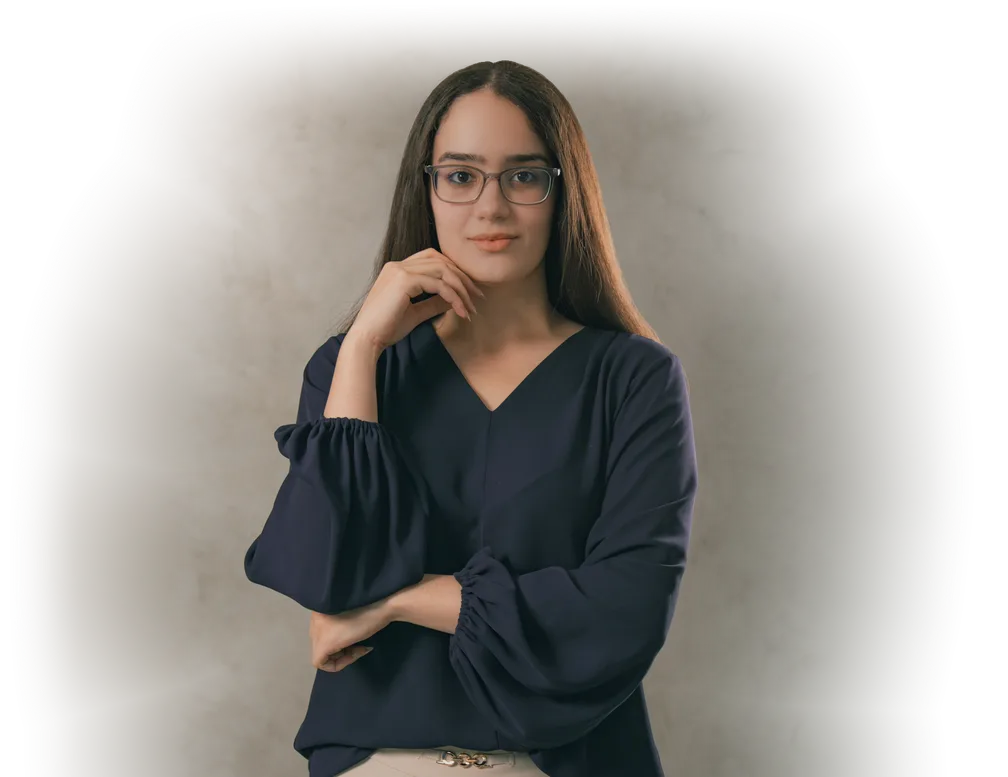
#> input picture assets/images/portrait/photo-dark-1008.webp, 1008 x 777 px
$ python portrait_layers.py ../../assets/images/portrait/photo-dark-1008.webp
#> lines starting #> are read from the running program, lines starting #| are printed output that depends on the picture; after the words box and inside, x2 and y2 are one past the last pixel; in counts of white or black regions, pixels touching at a corner belong together
"""Prepara el retrato de cabeza y hombros y la máscara del filo.

    python scripts/brand/portrait_layers.py <retrato>

El retrato debe estar encuadrado, con espacio alrededor de la cabeza. Un PNG
con alfa conserva su recorte. Una foto opaca se recorta con BiRefNet (requiere
rembg[cpu]). Las capas intermedias quedan fuera de git.
"""
import sys
from pathlib import Path

from PIL import Image, ImageChops, ImageFilter, ImageOps

OUT = Path(__file__).parent / ".portrait"
WORK_WIDTH = 1440


def prepare(src_path):
    with Image.open(src_path) as source:
#> source is the input picture: PIL image 1008x777 RGBA; mean R, G, B, A 93.8, 89.3, 81.9, 147.3
        photo = ImageOps.exif_transpose(source).convert("RGBA")
    photo.thumbnail((WORK_WIDTH, WORK_WIDTH), Image.Resampling.LANCZOS)

    alpha = photo.getchannel("A")
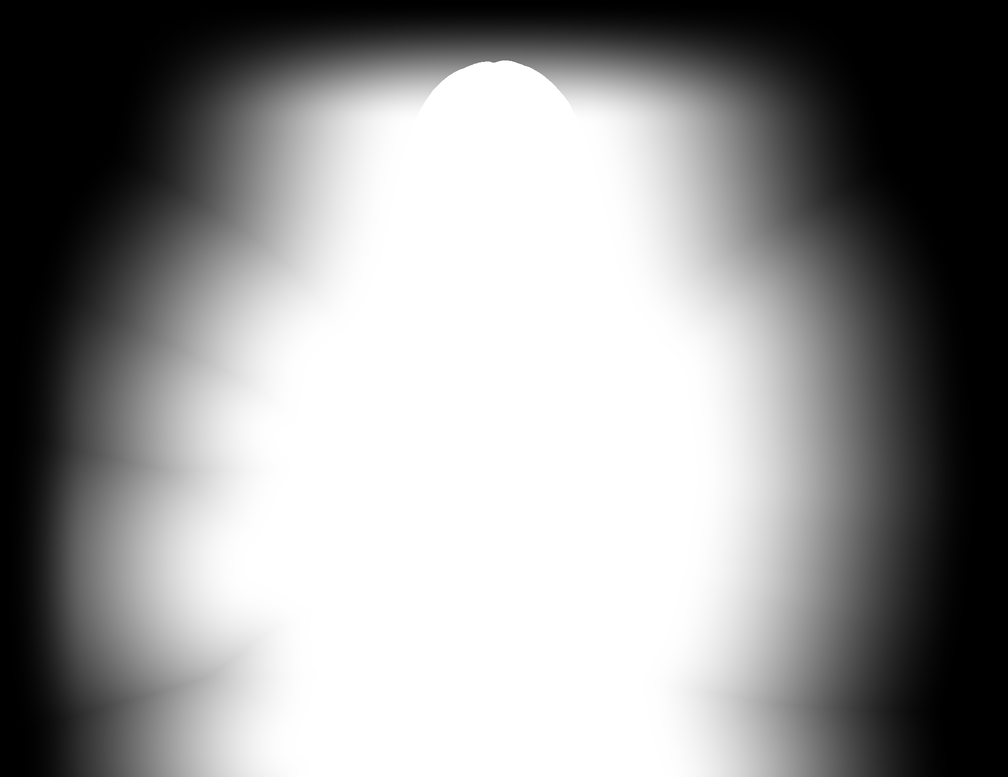
#> alpha: PIL image 1008x777 L; min 0, max 255, mean 147.3
    if alpha.getextrema() == (255, 255):
        from rembg import new_session, remove

        photo = remove(photo, session=new_session("birefnet-portrait"), post_process_mask=True)
        alpha = photo.getchannel("A")

    # Una banda nítida y otra más difusa, ambas del lado interior.
    silhouette = alpha.point(lambda value: 255 if value >= 128 else 0)
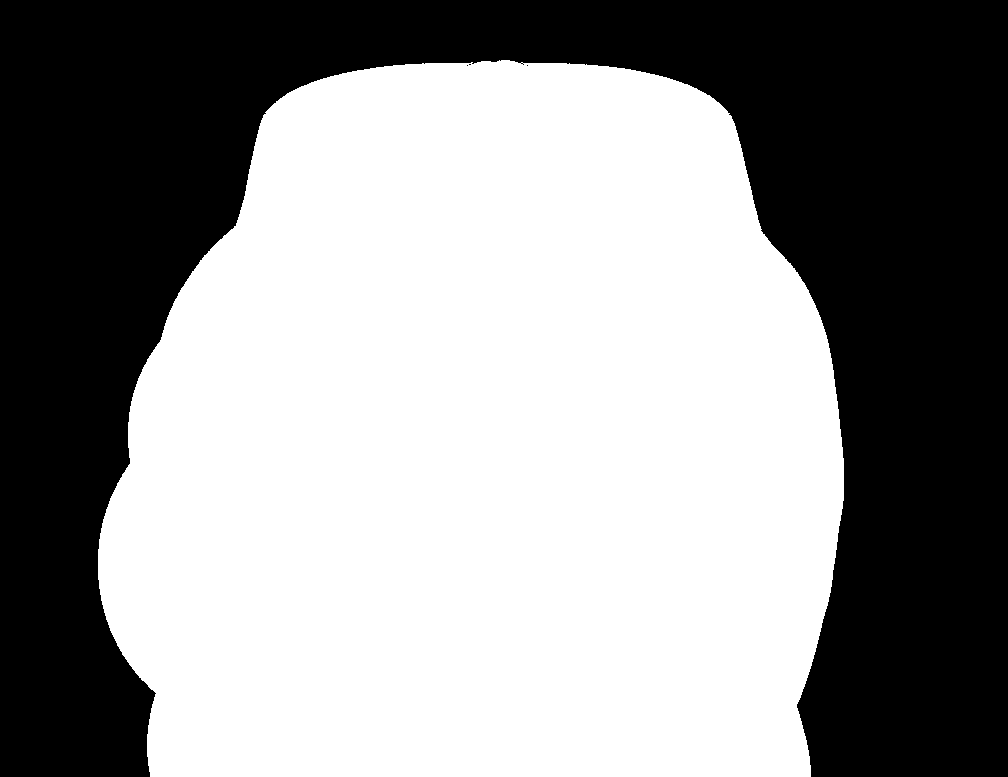
#> silhouette: PIL image 1008x777 L; 57.5% white; 4 black regions (3 under 20 px), largest, box (x1, y1, x2, y2) and area: (0, 0, 1008, 777) 332504
    band = ImageChops.subtract(silhouette, silhouette.filter(ImageFilter.MinFilter(7)))
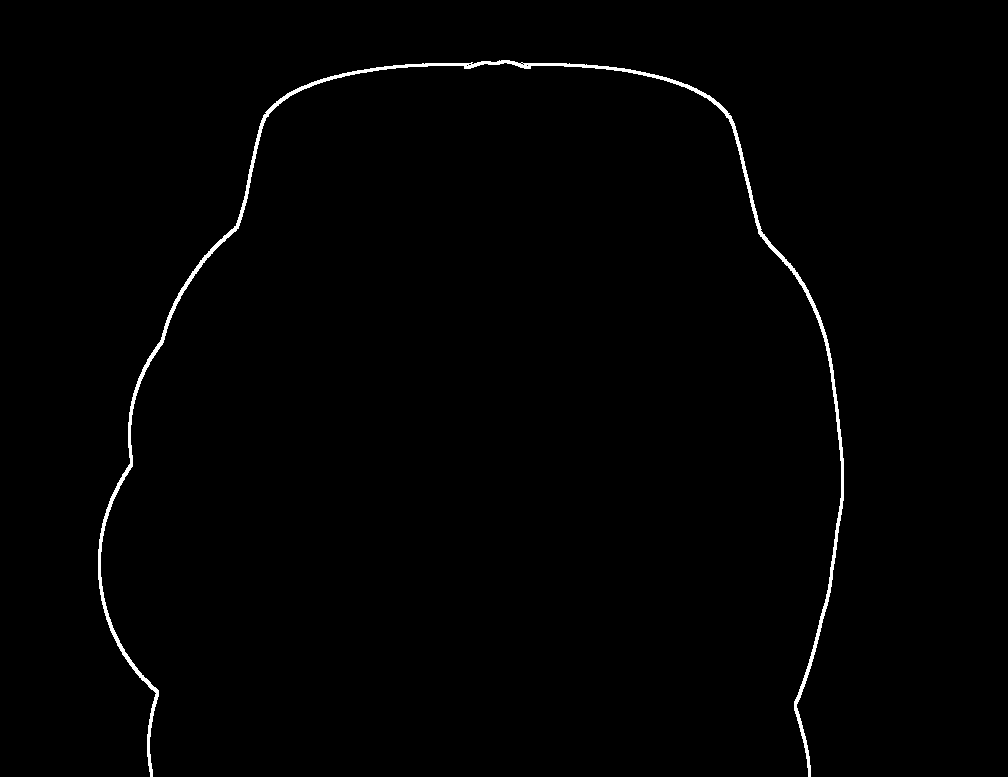
#> band: PIL image 1008x777 L; 0.89% white; 1 white region, box (x1, y1, x2, y2) and area: (98, 60, 844, 777) 6997
    glow = ImageChops.subtract(silhouette, silhouette.filter(ImageFilter.MinFilter(19)))
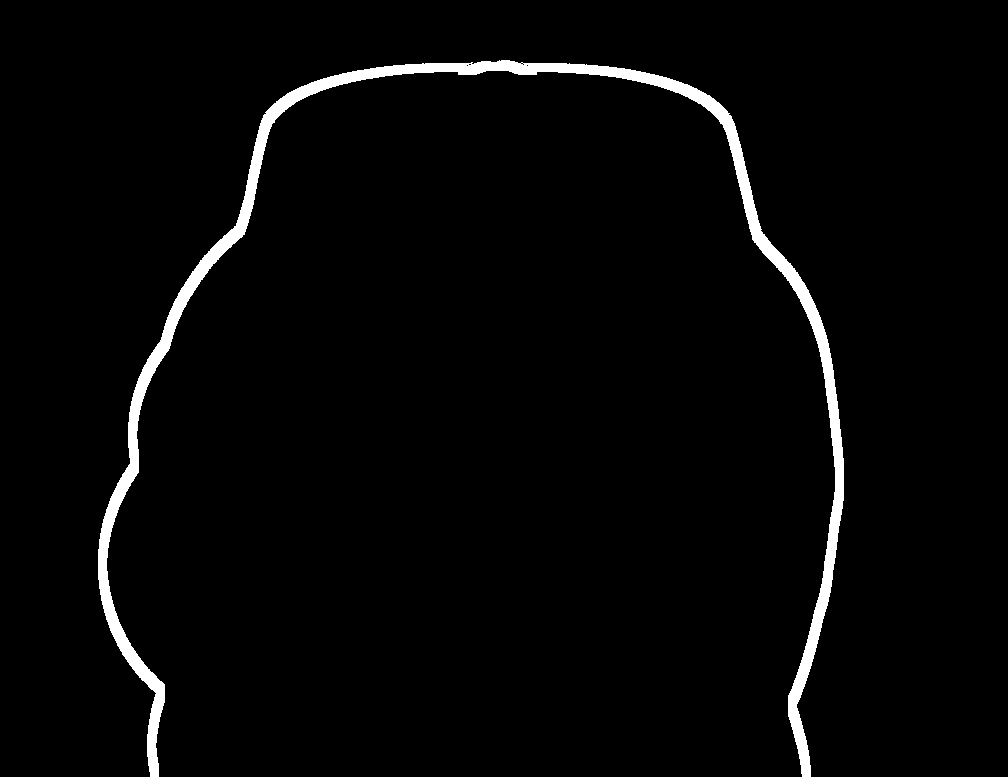
#> glow: PIL image 1008x777 L; 2.7% white; 1 white region, box (x1, y1, x2, y2) and area: (98, 60, 844, 777) 20810
    band = band.filter(ImageFilter.GaussianBlur(1.6))
    glow = glow.filter(ImageFilter.GaussianBlur(5)).point(lambda value: value // 2)
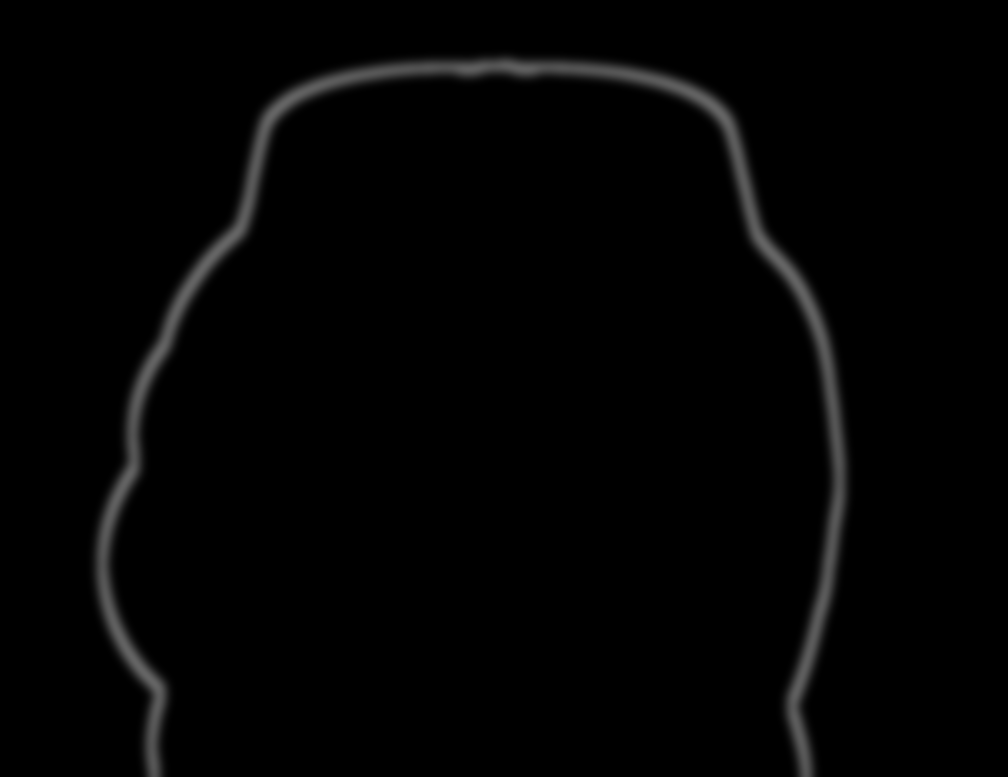
#> glow: PIL image 1008x777 L; min 0, max 101, mean 3.4

    rim = Image.new("RGBA", photo.size, "white")
#> rim: PIL image 1008x777 RGBA; every value is 255
    rim.putalpha(ImageChops.lighter(band, glow))
    OUT.mkdir(exist_ok=True)
    photo.save(OUT / "photo.png")
    rim.save(OUT / "rim.png")
    print(f"Capas en {OUT} ({photo.width}×{photo.height})")
#| Capas en scripts/brand/.portrait (1008×777)


if __name__ == "__main__":
    if len(sys.argv) != 2:
        sys.exit("Uso: python scripts/brand/portrait_layers.py <retrato>")
    prepare(sys.argv[1])
